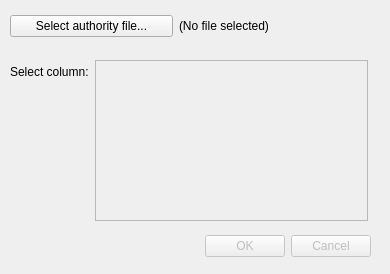
<?xml version="1.0" encoding="UTF-8"?>
<ui version="4.0">
 <class>ImportAuthDialog</class>
 <widget class="QDialog" name="ImportAuthDialog">
  <property name="geometry">
   <rect>
    <x>0</x>
    <y>0</y>
    <width>390</width>
    <height>274</height>
   </rect>
  </property>
  <property name="windowTitle">
   <string>Import Authorities</string>
  </property>
  <widget class="QDialogButtonBox" name="buttonBox">
   <property name="enabled">
    <bool>false</bool>
   </property>
   <property name="geometry">
    <rect>
     <x>10</x>
     <y>230</y>
     <width>361</width>
     <height>32</height>
    </rect>
   </property>
   <property name="orientation">
    <enum>Qt::Horizontal</enum>
   </property>
   <property name="standardButtons">
    <set>QDialogButtonBox::Cancel|QDialogButtonBox::Ok</set>
   </property>
  </widget>
  <widget class="QWidget" name="layoutWidget">
   <property name="geometry">
    <rect>
     <x>10</x>
     <y>60</y>
     <width>358</width>
     <height>161</height>
    </rect>
   </property>
   <layout class="QFormLayout" name="formLayout_2">
    <item row="0" column="0">
     <widget class="QLabel" name="label_4">
      <property name="text">
       <string>Select column:</string>
      </property>
     </widget>
    </item>
    <item row="0" column="1">
     <widget class="QListWidget" name="column_list">
      <property name="enabled">
       <bool>false</bool>
      </property>
     </widget>
    </item>
   </layout>
  </widget>
  <widget class="QWidget" name="layoutWidget">
   <property name="geometry">
    <rect>
     <x>10</x>
     <y>10</y>
     <width>332</width>
     <height>32</height>
    </rect>
   </property>
   <layout class="QHBoxLayout" name="horizontalLayout_2">
    <item>
     <widget class="QPushButton" name="selectfile_button">
      <property name="text">
       <string>Select authority file...</string>
      </property>
     </widget>
    </item>
    <item>
     <widget class="QLabel" name="filename_label">
      <property name="text">
       <string>(No file selected)</string>
      </property>
     </widget>
    </item>
   </layout>
  </widget>
 </widget>
 <resources/>
 <connections>
  <connection>
   <sender>buttonBox</sender>
   <signal>accepted()</signal>
   <receiver>ImportAuthDialog</receiver>
   <slot>accept()</slot>
   <hints>
    <hint type="sourcelabel">
     <x>248</x>
     <y>254</y>
    </hint>
    <hint type="destinationlabel">
     <x>157</x>
     <y>274</y>
    </hint>
   </hints>
  </connection>
  <connection>
   <sender>buttonBox</sender>
   <signal>rejected()</signal>
   <receiver>ImportAuthDialog</receiver>
   <slot>reject()</slot>
   <hints>
    <hint type="sourcelabel">
     <x>316</x>
     <y>260</y>
    </hint>
    <hint type="destinationlabel">
     <x>286</x>
     <y>274</y>
    </hint>
   </hints>
  </connection>
 </connections>
</ui>
